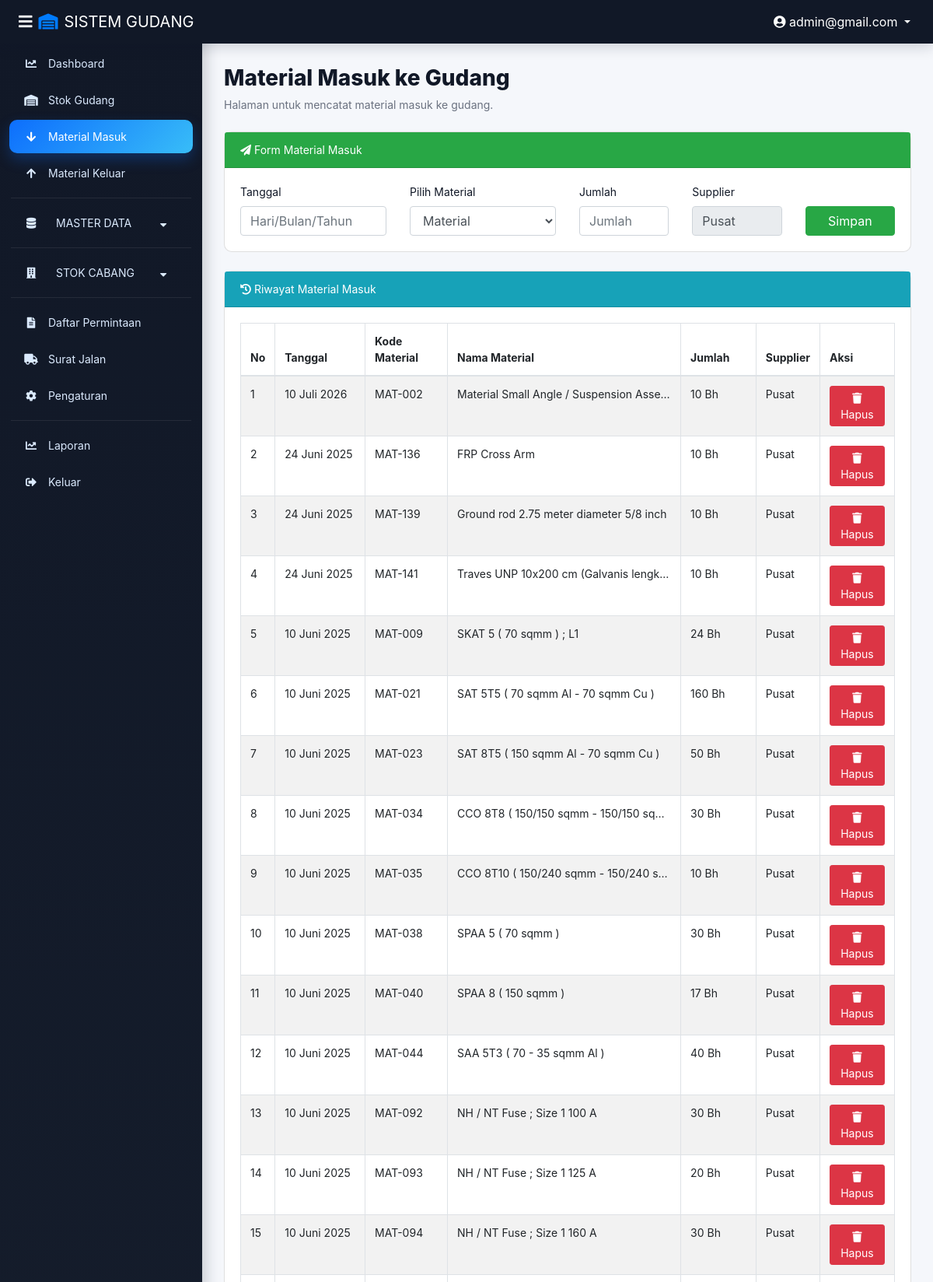
/barang_masuk.php (signed in, upper part), run on the app's committed database.
### tables this page shows
CREATE TABLE `transaksi_masuk_gudang` (
  `id_transaksi` int(11) NOT NULL,
  `id_material` int(11) NOT NULL,
  `tanggal` date NOT NULL,
  `qty` int(11) NOT NULL,
  `supplier` varchar(100) DEFAULT NULL,
  `keterangan` varchar(200) DEFAULT NULL
);

CREATE TABLE `material` (
  `id_material` int(11) NOT NULL,
  `kode_material` varchar(50) NOT NULL,
  `nama` varchar(100) NOT NULL,
  `satuan` varchar(50) NOT NULL,
  `harga` decimal(15,0) DEFAULT 0
);

### function.php (called while the page is built, shortened)
<?php
function formatTanggal($tanggal, $format = 'pendek')
{
    $timestamp = strtotime($tanggal);
    if ($format == 'panjang') {
        $bulan = array(
            1 => 'Januari',
            'Februari',
            'Maret',
            'April',
            'Mei',
            'Juni',
            'Juli',
            'Agustus',
            'September',
            'Oktober',
            'November',
            'Desember'
        );
        return date('j', $timestamp) . ' ' . $bulan[(int)date('n', $timestamp)] . ' ' . date('Y', $timestamp);
    }
    return date('d-m-Y', $timestamp);
}
function tgl_panjang($tanggal)
{
    return formatTanggal($tanggal, 'panjang');
}

### barang_masuk.php (the view, shortened to what this page needs)
<?php
require 'function.php';
?>
<!DOCTYPE html>
<html lang="id">
<head>
    <link href="https://cdn.jsdelivr.net/npm/bootstrap@4.5.3/dist/css/bootstrap.min.css" rel="stylesheet" />
    <link href="https://cdn.datatables.net/1.10.20/css/dataTables.bootstrap4.min.css" rel="stylesheet" />
    <link rel="stylesheet" href="https://cdn.jsdelivr.net/npm/sweetalert2@11/dist/sweetalert2.min.css">
    <link rel="stylesheet" href="assets/css/animation.css">
    <link rel="stylesheet" href="assets/css/sidebar-fixed.css">
    <link rel="stylesheet" href="https://cdnjs.cloudflare.com/ajax/libs/font-awesome/5.15.1/css/all.min.css">
    <link rel="stylesheet" href="https://cdn.jsdelivr.net/npm/flatpickr/dist/flatpickr.min.css">
</head>
<body>
    <nav class="sb-topnav navbar navbar-expand navbar-dark bg-dark">
        <button class="btn btn-link btn-sm" id="sidebarToggle"><i class="fas fa-bars"></i></button>
        <span class="navbar-brand text-white"><i class="fas fa-warehouse mr-2 text-primary"></i>SISTEM GUDANG</span>
        <div class="ml-auto d-flex align-items-center">
            <div class="dropdown">
                <button class="btn btn-link text-white dropdown-toggle" type="button" data-toggle="dropdown">
                    <i class="fas fa-user-circle"></i> <?= htmlspecialchars($_SESSION['email']); ?>
                </button>
            </div>
        </div>
    </nav>
    <div class="sidebar">
        <div class="brand-sidebar">
            <span>SISTEM GUDANG</span>
        </div>
        <nav>
            <?php if ($_SESSION['level'] == 'admin'): ?>
                <a href="dashboard.php"><i class="fas fa-chart-line"></i> Dashboard</a>
            <?php endif; ?>
            <a href="index.php"><i class="fas fa-warehouse"></i> Stok Gudang</a>
            <?php if ($_SESSION['level'] == 'admin'): ?>
                <a href="barang_masuk.php" class="active"><i class="fas fa-arrow-down"></i> Material Masuk</a>
                <a href="barang_keluar.php"><i class="fas fa-arrow-up"></i> Material Keluar</a>
            <?php endif; ?>
            <hr>
            <div class="dropdown-btn">
                <i class="fas fa-database"></i> MASTER DATA <i class="fas fa-caret-down"></i>
            </div>
            <hr>
            <div class="dropdown-btn">
                <i class="fas fa-building"></i> STOK CABANG <i class="fas fa-caret-down"></i>
            </div>
            <hr>
            <?php if ($_SESSION['level'] == 'admin'): ?>
                <a href="daftar_permintaan.php">
                    <i class="fas fa-file-alt"></i> Daftar Permintaan
                </a>
                <a href="surat_jalan.php">
                    <i class="fas fa-truck"></i> Surat Jalan
                </a>
                <a href="pengaturan.php">
                    <i class="fas fa-cog"></i> Pengaturan
                </a>
            <?php endif; ?>
            <hr>
            <a href="laporan.php"><i class="fas fa-chart-line"></i> Laporan</a>
            <a href="logout.php"><i class="fas fa-sign-out-alt"></i> Keluar</a>
        </nav>
    </div>
    <div class="content">
        <div class="page-header mb-4">
            <h1 class="page-title">Material Masuk ke Gudang</h1>
            <p class="page-subtitle">Halaman untuk mencatat material masuk ke gudang.</p>
        </div>
        <div class="card mb-4">
            <div class="card-header bg-success text-white">
                <i class="fas fa-paper-plane"></i> Form Material Masuk
            </div>
            <div class="card-body">
                <form method="post" action="proses_masuk_gudang.php">
                    <div class="row">
                        <div class="col-md-3"><label>Tanggal</label><input type="text" name="tanggal" class="form-control tanggal" placeholder="Hari/Bulan/Tahun" required></div>
                        <div class="col-md-3"><label>Pilih Material</label>
                            <select name="id_material" class="form-control" required>
                                <option value="">Material</option>
                            </select>
                        </div>
                        <div class="col-md-2"><label>Jumlah</label><input type="number" name="qty" class="form-control" placeholder="Jumlah" required></div>
                        <div class="col-md-2">
                            <label>Supplier</label>
                            <input type="text" class="form-control" value="Pusat" readonly disabled>
                        </div>
                        <div class="col-md-2"><label>&nbsp;</label><button type="submit" name="barang_masuk" class="btn btn-success btn-block">Simpan</button></div>
                    </div>
                </form>
            </div>
        </div>
        <div class="card">
            <div class="card-header bg-info text-white"><i class="fas fa-history"></i> Riwayat Material Masuk</div>
            <div class="card-body">
                <div class="table-responsive">
                    <table class="table table-bordered table-striped table-masuk" id="dataTable" width="100%">
                        <thead>
                            <tr>
                                <th>No</th>
                                <th>Tanggal</th>
                                <th>Kode Material</th>
                                <th>Nama Material</th>
                                <th>Jumlah</th>
                                <th>Supplier</th>
                                <th>Aksi</th>
                            </tr>
                        </thead>
                        <tbody>
                            <?php $no = 1;
                            $query = mysqli_query($conn, "SELECT t.*, m.kode_material, m.nama, m.satuan FROM transaksi_masuk_gudang t JOIN material m ON m.id_material = t.id_material ORDER BY t.tanggal DESC");
                            while ($data = mysqli_fetch_assoc($query)) { ?>
                                <tr>
                                    <td><?= $no++; ?></td>
                                    <td><?= tgl_panjang($data['tanggal']); ?></td>
                                    <td><?= $data['kode_material']; ?></td>
                                    <td><?= $data['nama']; ?></td>
                                    <td><?= $data['qty']; ?> <?= $data['satuan']; ?></td>
                                    <td><?= $data['supplier'] ?? '-'; ?></td>
                                    <td><button class="btn btn-sm btn-danger" onclick="hapusTransaksi(<?= $data['id_transaksi']; ?>,<?= $data['id_material']; ?>,<?= $data['qty']; ?>)"><i class="fas fa-trash"></i> Hapus</button></td>
                                </tr>
                            <?php } ?>
                        </tbody>
                    </table>
                </div>
            </div>
        </div>
    </div>
</body>
</html>

### assets/css/animation.css (style rules this page uses)
* { transition: all 0.2s ease-in-out; }
.sidebar a { transition: all 0.3s cubic-bezier(0.4, 0, 0.2, 1); }
.btn { transition: transform 0.2s, box-shadow 0.2s; }
.card { animation: slideUp 0.4s ease-out; transition: box-shadow 0.3s; }
.table tbody tr { transition: background-color 0.2s, transform 0.2s; }

### assets/css/sidebar-fixed.css (style rules this page uses)
.sidebar { background-color: #343a40; min-height: 100vh; position: fixed; top: 0; left: 0; bottom: 0; width: 260px; overflow-y: auto; z-index: 1000; }
.sidebar a { color: white; padding: 10px 15px; display: block; text-decoration: none; transition: all 0.2s ease; }
.sidebar a.active { background-color: #007bff; }
.sidebar .dropdown-btn { cursor: pointer; user-select: none; padding: 10px 15px; display: block; color: white; transition: all 0.2s ease; }
.sidebar .dropdown-btn i { margin-right: 10px; width: 20px; }
.sidebar .dropdown-btn .fa-caret-down { float: right; margin-top: 5px; transition: transform 0.3s ease; }
.sb-topnav { position: fixed; top: 0; left: 0; right: 0; z-index: 1039; background-color: #103752 !important; height: 56px; }
.content { margin-left: 260px; margin-top: 56px; padding: 20px; min-height: 100vh; }
#sidebarToggle { color: white; background: transparent; border: none; font-size: 20px; cursor: pointer; }
.table-responsive { overflow-x: auto; }
.card { margin-bottom: 20px; border-radius: 10px; }

### barang_masuk.php (style rules this page uses)
:root { --primary: #0d6efd; --sidebar: #182230; --page-bg: #f5f7fb; --text-main: #111827; }
body { background: var(--page-bg); color: var(--text-main); font-size: 14px; }
.sidebar { position: fixed; top: 0; left: 0; bottom: 0; width: 260px; background: linear-gradient(180deg, #111827 0%, #1f2937 100%); overflow-y: auto; z-index: 1000; box-shadow: 4px 0 18px rgba(15, 23, 42, .22); }
.sidebar .brand-sidebar { height: 56px; display: flex; align-items: center; gap: 10px; padding: 0 18px; color: #fff; font-weight: 700; letter-spacing: .2px; background: #111827; }
.sidebar a, .sidebar .dropdown-btn { color: #dbeafe; padding: 11px 18px; display: flex; align-items: center; gap: 12px; text-decoration: none; transition: all 0.2s ease; font-size: 14px; border-radius: 10px; margin: 4px 12px; }
.sidebar a i, .sidebar .dropdown-btn i { width: 20px; text-align: center; font-size: 14px; }
.sidebar a:hover, .sidebar a.active, .sidebar .dropdown-btn:hover { color: #fff; background: linear-gradient(135deg, #0d6efd, #38bdf8); box-shadow: 0 8px 18px rgba(13, 110, 253, .28); text-decoration: none; }
.sidebar hr { margin: 10px 14px; border-color: rgba(255, 255, 255, .08); }
.sidebar .dropdown-btn { cursor: pointer; user-select: none; }
.sidebar .dropdown-btn .fa-caret-down { margin-left: auto; transition: transform 0.3s ease; }
.content { margin-left: 260px; padding: 28px; min-height: 100vh; margin-top: 56px; }
.sb-topnav { position: fixed; top: 0; left: 0; right: 0; z-index: 1039; background: #111827 !important; height: 56px; box-shadow: 0 4px 18px rgba(15, 23, 42, .18); }
#sidebarToggle { color: white; background: transparent; border: none; font-size: 20px; cursor: pointer; }
.table-masuk { width: 100%; }
.table-masuk td:nth-child(4) { max-width: 300px; white-space: nowrap; overflow: hidden; text-overflow: ellipsis; }
.page-header { margin-bottom: 24px; }
.page-title { font-size: 28px; font-weight: 800; color: #111827; margin: 0 0 6px 0; line-height: 1.2; }
.page-subtitle { font-size: 14px; color: #6b7280; margin: 0; line-height: 1.5; }

### data on the page
transaksi_masuk_gudang: tanggal "10 Juli 2026", id_material.kode_material "MAT-002", id_material.nama "Material Small Angle / Suspension Asse…", qty "10", id_material.satuan "Bh", supplier "Pusat"
transaksi_masuk_gudang: tanggal "24 Juni 2025", id_material.kode_material "MAT-136", id_material.nama "FRP Cross Arm", qty "10", id_material.satuan "Bh", supplier "Pusat"
transaksi_masuk_gudang: tanggal "24 Juni 2025", id_material.kode_material "MAT-139", id_material.nama "Ground rod 2.75 meter diameter 5/8 inch", qty "10", id_material.satuan "Bh", supplier "Pusat"
transaksi_masuk_gudang: tanggal "24 Juni 2025", id_material.kode_material "MAT-141", id_material.nama "Traves UNP 10x200 cm (Galvanis lengk…", qty "10", id_material.satuan "Bh", supplier "Pusat"
transaksi_masuk_gudang: tanggal "10 Juni 2025", id_material.kode_material "MAT-009", id_material.nama "SKAT 5 ( 70 sqmm ) ; L1", qty "24", id_material.satuan "Bh", supplier "Pusat"
transaksi_masuk_gudang: tanggal "10 Juni 2025", id_material.kode_material "MAT-021", id_material.nama "SAT 5T5 ( 70 sqmm Al - 70 sqmm Cu )", qty "160", id_material.satuan "Bh", supplier "Pusat"
transaksi_masuk_gudang: tanggal "10 Juni 2025", id_material.kode_material "MAT-023", id_material.nama "SAT 8T5 ( 150 sqmm Al - 70 sqmm Cu )", qty "50", id_material.satuan "Bh", supplier "Pusat"
transaksi_masuk_gudang: tanggal "10 Juni 2025", id_material.kode_material "MAT-034", id_material.nama "CCO 8T8 ( 150/150 sqmm - 150/150 sq…", qty "30", id_material.satuan "Bh", supplier "Pusat"
transaksi_masuk_gudang: tanggal "10 Juni 2025", id_material.kode_material "MAT-035", id_material.nama "CCO 8T10 ( 150/240 sqmm - 150/240 s…", qty "10", id_material.satuan "Bh", supplier "Pusat"
transaksi_masuk_gudang: tanggal "10 Juni 2025", id_material.kode_material "MAT-038", id_material.nama "SPAA 5 ( 70 sqmm )", qty "30", id_material.satuan "Bh", supplier "Pusat"
transaksi_masuk_gudang: tanggal "10 Juni 2025", id_material.kode_material "MAT-040", id_material.nama "SPAA 8 ( 150 sqmm )", qty "17", id_material.satuan "Bh", supplier "Pusat"
transaksi_masuk_gudang: tanggal "10 Juni 2025", id_material.kode_material "MAT-044", id_material.nama "SAA 5T3 ( 70 - 35 sqmm Al )", qty "40", id_material.satuan "Bh", supplier "Pusat"
transaksi_masuk_gudang: tanggal "10 Juni 2025", id_material.kode_material "MAT-092", id_material.nama "NH / NT Fuse ; Size 1 100 A", qty "30", id_material.satuan "Bh", supplier "Pusat"
transaksi_masuk_gudang: tanggal "10 Juni 2025", id_material.kode_material "MAT-093", id_material.nama "NH / NT Fuse ; Size 1 125 A", qty "20", id_material.satuan "Bh", supplier "Pusat"
transaksi_masuk_gudang: tanggal "10 Juni 2025", id_material.kode_material "MAT-094", id_material.nama "NH / NT Fuse ; Size 1 160 A", qty "30", id_material.satuan "Bh", supplier "Pusat"

### other printed values
$_SESSION['email'] "admin@gmail.com"
